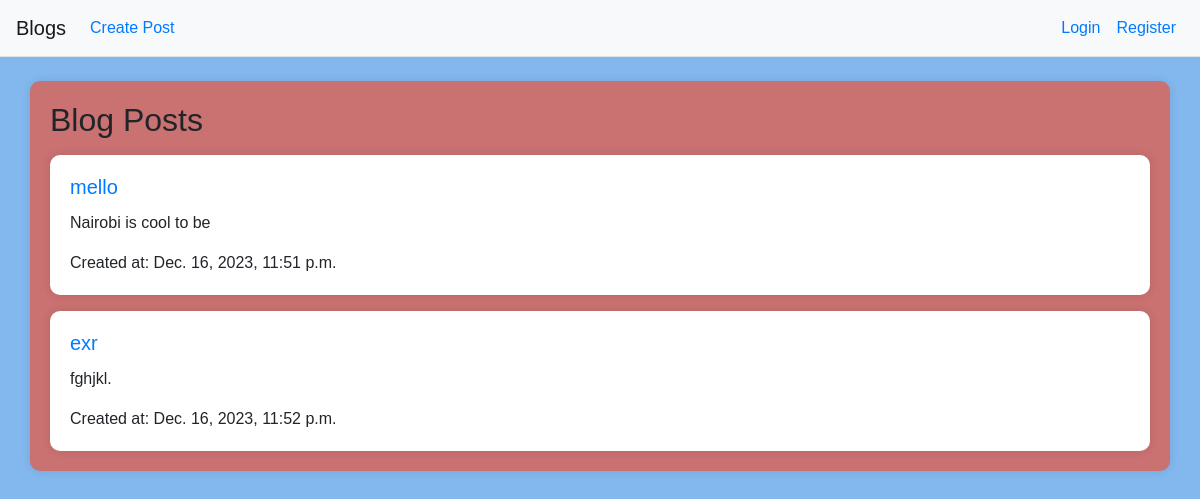
/user/user/, run on the app's committed database.
### blogs/models.py (models this page shows, shortened)
class BlogPost(models.Model):
    title = models.CharField(max_length=200)
    content = models.TextField()
    author = models.ForeignKey(User, on_delete=models.CASCADE)
    created_at = models.DateTimeField(auto_now_add=True)

### blogs/views.py (the view)
# urls.py: path('user/<str:username>/', views.user_profile, name='user_profile'),
def user_profile(request, username):
    user = get_object_or_404(User, username=username)
    posts = BlogPost.objects.filter(author=user)
    return render(request, 'user_profile.html', {'user_profile': user, 'posts': posts})

### blogs/templates/user_profile.html
{% extends 'base.html' %}
{% block content %}
    {% if posts %}
        <h2>Blog Posts</h2>
        {% for post in posts %}
            <div class="card mt-3">
                <div class="card-body">
                    <h5 class="card-title"><a href="{% url 'blog_post_detail' post.pk %}">{{ post.title }}</a></h5>
                    <p class="card-text">{{ post.content }}</p>
                    <p class="card-text">Created at: {{ post.created_at }}</p>
                </div>
            </div>
        {% endfor %}
    {% else %}
        <p>No blog posts yet.</p>
    {% endif %}
{% endblock %}

### blogs/static/blog/css/style.css (style rules this page uses)
body { margin: 0; padding: 0; font-family: 'Arial', sans-serif; background-color: #82b8ee; }
.card { border: none; border-radius: 10px; box-shadow: 0 0 10px rgba(0, 0, 0, 0.1); }

### data on the page
BlogPost: title "mello", content "Nairobi is cool to be", created_at "Dec. 16, 2023, 11:51 p.m."
BlogPost: title "exr", content "fghjkl.", created_at "Dec. 16, 2023, 11:52 p.m."
